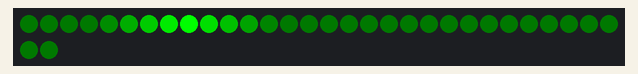
This sketch was run on a simulated Arduino Uno, built with avr-gcc and run on an emulated ATmega328P. On the bench: 32 RGB LEDs in strip order, left to right, continuing on the next row.

Above: at 3.15 s.
At 21.53 s:
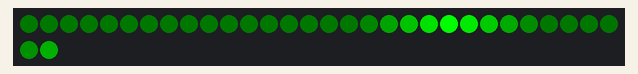
At 39.26 s:
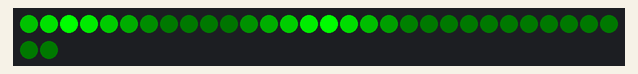

The sketch:

heart_pulse_blood_flowing.ino
```cpp
//***************************************************************
// Heart pulse, blood flowing example
//
// Marc Miller, Jan 2016
//***************************************************************
#include "FastLED.h"
#define LED_TYPE LPD8806
#define DATA_PIN 11
#define CLOCK_PIN 13
#define NUM_LEDS 32
#define COLOR_ORDER GRB
CRGB leds[NUM_LEDS];
#define BRIGHTNESS  255


uint8_t bloodHue = 96;  // Blood color [hue from 0-255]
uint8_t bloodSat = 255;  // Blood staturation [0-255]
int flowDirection = -1;   // Use either 1 or -1 to set flow direction
uint16_t cycleLength = 1500;  // Lover values = continuous flow, higher values = distinct pulses.
uint16_t pulseLength = 150;  // How long the pulse takes to fade out.  Higher value is longer.
uint16_t pulseOffset = 200;  // Delay before second pulse.  Higher value is more delay.
uint8_t baseBrightness = 10;  // Brightness of LEDs when not pulsing. Set to 0 for off.


//---------------------------------------------------------------
void setup() {
  Serial.begin(115200);
  delay(3000);  // 3 second delay
  //FastLED.addLeds<LED_TYPE, DATA_PIN, COLOR_ORDER>(leds, NUM_LEDS).setCorrection(TypicalLEDStrip);
  FastLED.addLeds<LED_TYPE, DATA_PIN, CLOCK_PIN, COLOR_ORDER>(leds, NUM_LEDS).setCorrection(TypicalLEDStrip);
  FastLED.setBrightness(BRIGHTNESS);
}

//---------------------------------------------------------------
void loop() {
  heartBeat();  // Heart beat function
  FastLED.show();
}


//===============================================================
// Heart Beat Functions
//   The base for all this goodness came from Mark Kriegsman and
//   was initially coded up by Chris Thodey.  I updated it to use
//   HSV and provided all the variables to play with up above.
//   -Marc

void heartBeat(){
  for (int i = 0; i < NUM_LEDS ; i++) {
    uint8_t bloodVal = sumPulse( (5/NUM_LEDS/2) + (NUM_LEDS/2) * i * flowDirection );
    leds[i] = CHSV( bloodHue, bloodSat, bloodVal );
  }
}

int sumPulse(int time_shift) {
  //time_shift = 0;  //Uncomment to heart beat/pulse all LEDs together
  int pulse1 = pulseWave8( millis() + time_shift, cycleLength, pulseLength );
  int pulse2 = pulseWave8( millis() + time_shift + pulseOffset, cycleLength, pulseLength );
  return qadd8( pulse1, pulse2 );  // Add pulses together without overflow
}

uint8_t pulseWave8(uint32_t ms, uint16_t cycleLength, uint16_t pulseLength) {
  uint16_t T = ms % cycleLength;
  if ( T > pulseLength) return baseBrightness;
  uint16_t halfPulse = pulseLength / 2;
  if (T <= halfPulse ) {
    return (T * 255) / halfPulse;  //first half = going up
  } else {
    return((pulseLength - T) * 255) / halfPulse;  //second half = going down
  }
}
//End_heart_beat_functions
//---------------------------------------------------------------
```
